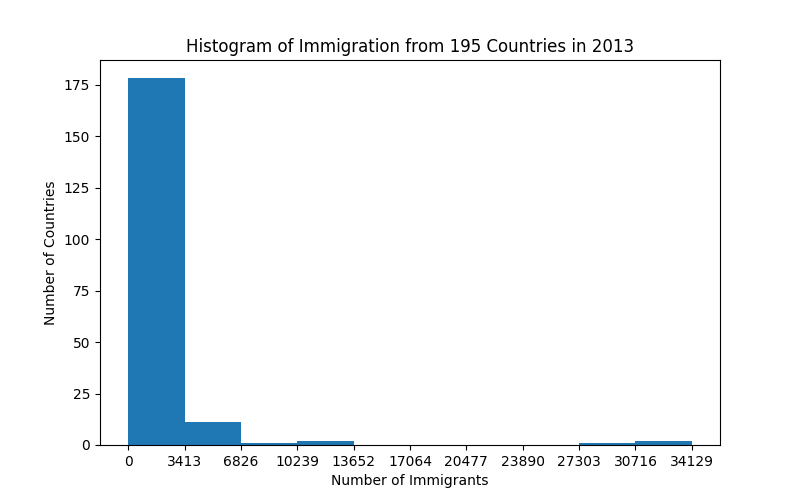

This chart was generated by the following Python code:
import numpy as np
import pandas as pd
import matplotlib as mpl
import matplotlib.pyplot as plt


df_can = pd.read_excel("Canada.xlsx",
                        sheet_name="Canada by Citizenship",
                        skiprows=range(20),
                        skipfooter=2)
                        
df_can.drop(['AREA', 'REG', 'DEV', 'Type', 'Coverage'], axis=1, inplace=True)
df_can.rename(columns={'OdName':'Country', 'AreaName':'Continent','RegName':'Region'}, inplace=True)
all(isinstance(column, str) for column in df_can.columns)
df_can.columns = list(map(str, df_can.columns))
df_can.set_index('Country', inplace=True)
df_can['Total'] = df_can.sum(axis=1)

years = list(map(str, range(1980, 2014)))

count, bin_edges = np.histogram(df_can['2013'])

df_can['2013'].plot(kind='hist', figsize=(8, 5), xticks=bin_edges)

plt.title('Histogram of Immigration from 195 Countries in 2013') # add a title to the histogram
plt.ylabel('Number of Countries') # add y-label
plt.xlabel('Number of Immigrants') # add x-label

plt.savefig("Immigrants_Histogram.png")